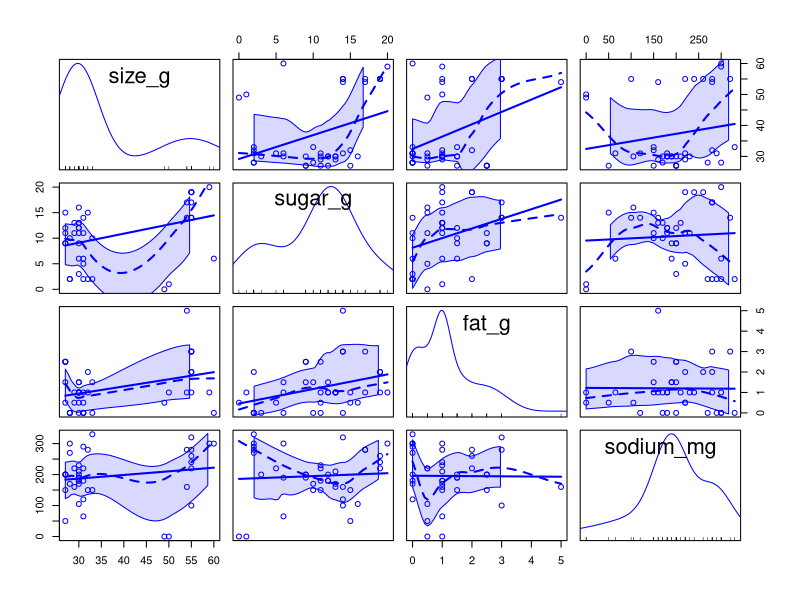
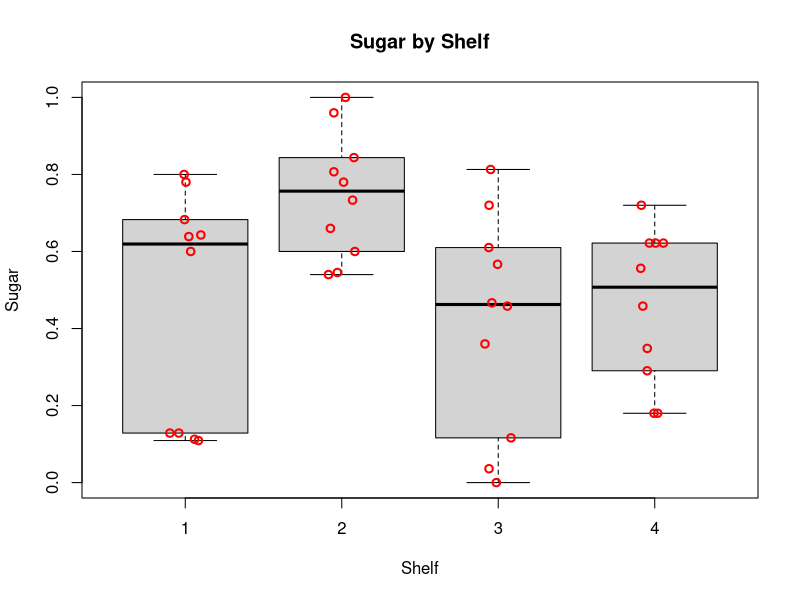
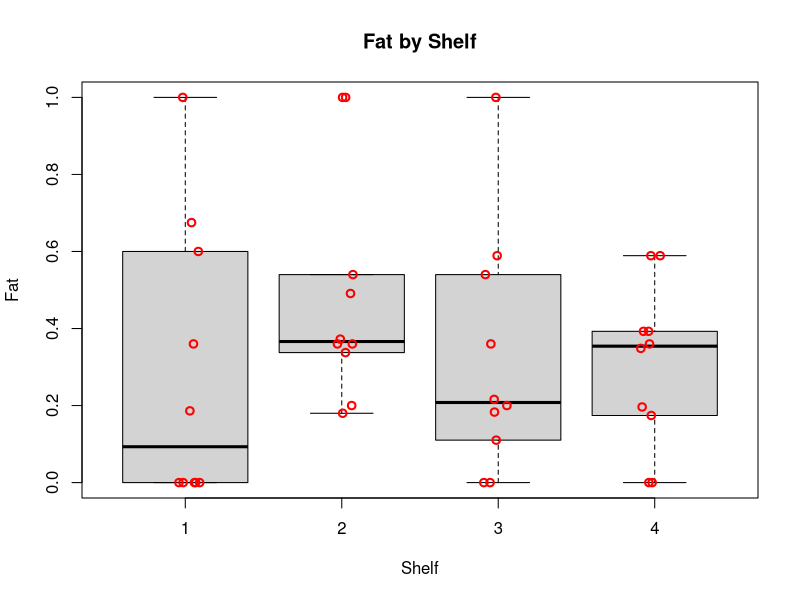
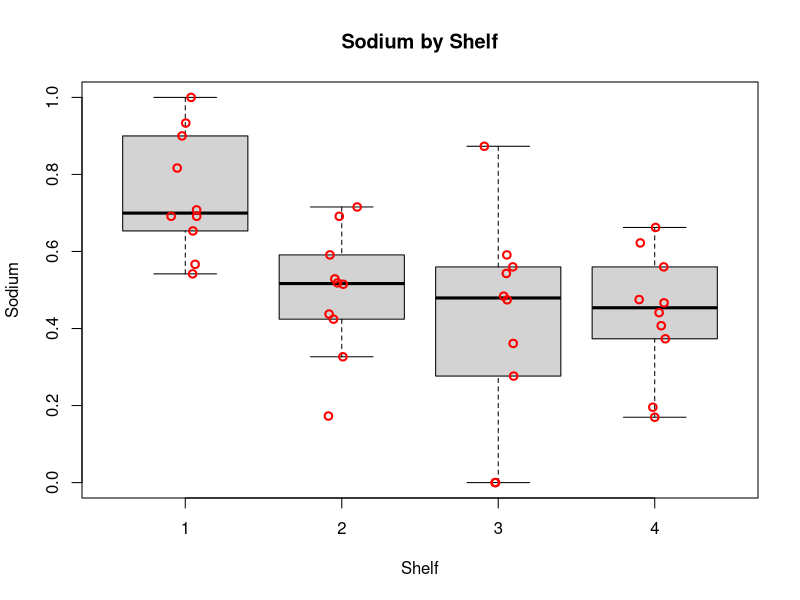
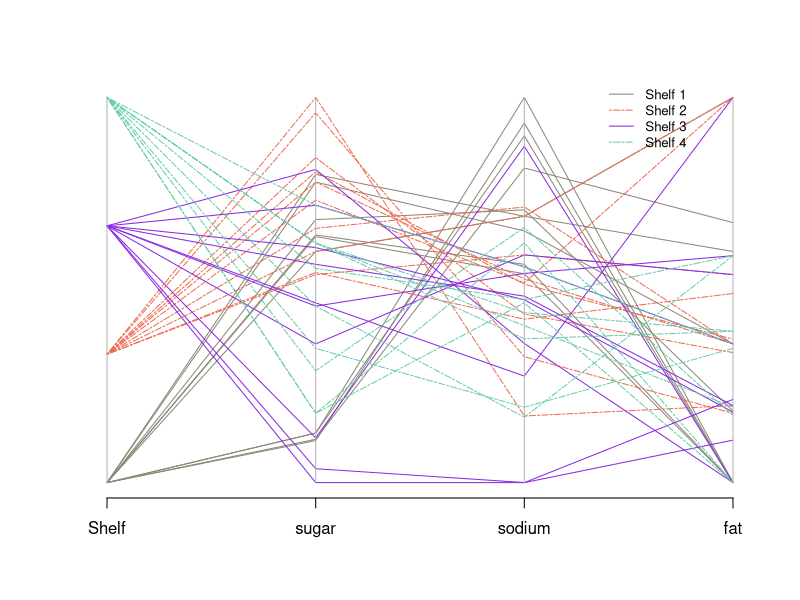
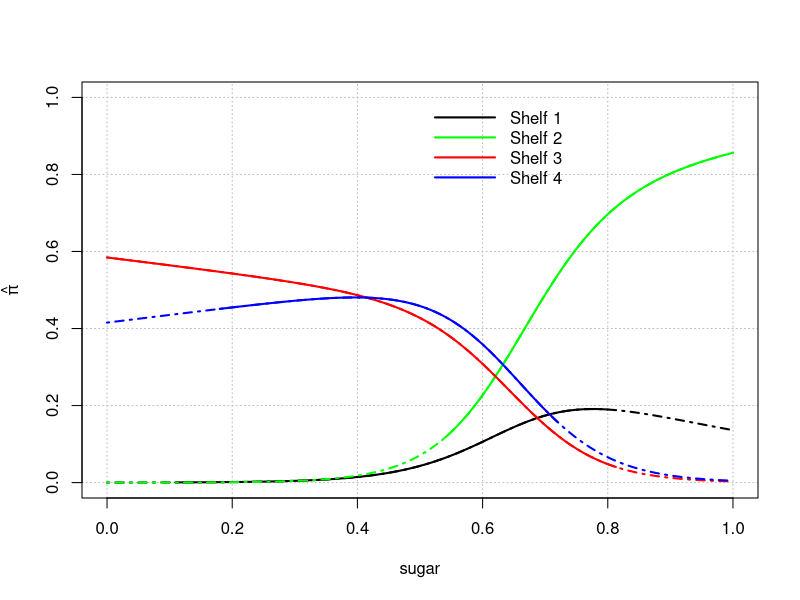

These figures' R source, in order:
## ---- chunk 1

#Load libraries and insert a function to tidy up the code when they are printed out
library(vcd)
library(nnet)
library(car)
library(Hmisc)
library(skimr)
library(MASS)

rm(list = ls())
library(knitr)
opts_chunk$set(tidy.opts=list(width.cutoff=60),tidy=TRUE)

## ---- chunk 2
cereal <- read.csv("cereal_dillons.csv")
str(cereal)
## ---- chunk 3
# Examine the data to check data validity before proceeding with the questions.
skim(cereal)
## ---- chunk 4
#suppress warnings
oldw <- getOption("warn")
options(warn = -1)
scatterplotMatrix(~ size_g + sugar_g + fat_g + sodium_mg, data = cereal)
#restore old warning level
options(warn = oldw)
## ---- chunk 5
# the formula is from textbook
standardize <- function(x) { (x - min(x)) / (max(x) - min(x))}
cereal2 <- data.frame(Shelf = cereal$Shelf, Cereal = cereal$Cereal, 
                      sugar = standardize(cereal$sugar_g / cereal$size_g), 
                      fat = standardize(cereal$fat_g / cereal$size_g), 
                      sodium = standardize(cereal$sodium / cereal$size_g))

head(cereal2)
## ---- chunk 6
# this code is from textbook
boxplot(formula = sugar ~ Shelf, data = cereal2, ylab = "Sugar", 
        xlab = "Shelf", main = "Sugar by Shelf", pars = list(outpch=NA))
stripchart(x = cereal2$sugar ~ cereal2$Shelf, lwd = 2, col = "red", 
           method = "jitter", vertical = TRUE, pch = 1, add = TRUE)

boxplot(formula = fat ~ Shelf, data = cereal2, ylab = "Fat", 
        xlab = "Shelf", main = "Fat by Shelf",pars = list(outpch=NA))
stripchart(x = cereal2$fat ~ cereal2$Shelf, lwd = 2, col = "red", 
           method = "jitter", vertical = TRUE, pch = 1, add = TRUE)

boxplot(formula = sodium ~ Shelf, data = cereal2, ylab = "Sodium", 
        xlab = "Shelf", main = "Sodium by Shelf", pars = list(outpch=NA))
stripchart(x = cereal2$sodium ~ cereal2$Shelf, lwd = 2, col = "red", 
           method = "jitter", vertical = TRUE, pch = 1, add = TRUE)

## ---- chunk 7
cereal3<-data.frame(cereal2[1], cereal2[3], cereal2[5], cereal2[4])

# Colors by condition:
cereal.colors<-ifelse(test = cereal2$Shelf==1, yes = "cornsilk4", 
                no = ifelse(test = cereal2$Shelf==2, yes = "coral2", 
                no = ifelse(test = cereal2$Shelf==3, yes = "blueviolet", no= "aquamarine3")))
# Line type by condition:
cereal.lty<-ifelse(test = cereal2$Shelf==1, yes = "solid", 
                no = ifelse(test = cereal2$Shelf==2, yes = "twodash", 
                no = ifelse(test = cereal2$Shelf==3, yes = "solid", no = "twodash")))

parcoord(x = cereal3, col = cereal.colors, lty = cereal.lty)  # Plot
legend(x = 3.35, y = 1.05, legend = c("Shelf 1", "Shelf 2", "Shelf 3", "Shelf 4"), lty = c("solid", "twodash", "solid", "twodash"),
  col=c("cornsilk4", "coral2", "blueviolet","aquamarine3"), cex=0.8, bty="n")
## ---- chunk 8
levels(as.factor(cereal2$Shelf))
mod1 <- multinom(as.factor(Shelf) ~ sugar + fat + sodium, data=cereal2)
summary(mod1)
Anova(mod1)
## ---- chunk 9
## Create expanded models including interaction terms between all pairs of explanatory variables and triple interaction between all 3.

modA <- multinom(as.factor(Shelf) ~ sugar + fat + sodium + sugar:fat, data = cereal2)
Anova(modA)

modB <- multinom(as.factor(Shelf) ~ sugar + fat + sodium + sugar:sodium, data = cereal2)
Anova(modB)

modC <- multinom(as.factor(Shelf) ~ sugar + fat + sodium + fat:sodium, data = cereal2)
Anova(modC)

modD <- multinom(as.factor(Shelf) ~ sugar + fat + sodium + fat:sodium:sugar, data = cereal2)
Anova(modD)

modE <- multinom(as.factor(Shelf) ~ sugar + fat + sodium + sugar:fat +
                   sugar:sodium + fat:sodium + fat:sodium:sugar, data = cereal2)
Anova(modE)
## ---- chunk 10
stand.new <- function(meas, serv_size, comparison) {( meas/serv_size - min(comparison)) / (max(comparison) - min(comparison))}

newdata <- data.frame(sugar = stand.new(12, 28, cereal$sugar_g/cereal$size_g), 
                      fat = stand.new(0.5, 28, cereal$fat_g/cereal$size_g),
                      sodium = stand.new(130, 28, cereal$sodium_mg/cereal$size_g))

round(predict(object = mod1, newdata = newdata, type = "probs", se.fit = TRUE),7)
## ---- chunk 11
beta.hat<-coefficients(mod1)
beta.hat
mean_fat <- mean(cereal2$fat)
mean_sodium <- mean(cereal2$sodium)


# Create plotting area first to make sure get the whole region with respect to x-axis
curve(expr = 1/(1 + exp(beta.hat[1,1] + beta.hat[1,2]*x) + exp(beta.hat[2,1] + beta.hat[2,2]*x)), ylab = expression(hat(pi)), xlab = "sugar",
  xlim = c(min(cereal2$sugar), max(cereal2$sugar)), ylim = c(0, 1), col = "black", lty = "solid", lwd = 2, n = 1000, type = "n",
  panel.first = grid(col = "gray", lty = "dotted"))

## Plot each pi_j
# Shelf1
curve(expr = 1/(1 + exp(beta.hat[1,1] + beta.hat[1,2]*x + beta.hat[1,3]*mean_fat + beta.hat[1,4]*mean_sodium)
                + exp(beta.hat[2,1] + beta.hat[2,2]*x + beta.hat[2,3]*mean_fat + beta.hat[2,4]*mean_sodium)
                + exp(beta.hat[3,1] + beta.hat[3,2]*x + beta.hat[3,3]*mean_fat + beta.hat[3,4]*mean_sodium)),
  col = "black", lty = "solid", lwd = 2, n = 1000, add = TRUE,
  xlim = c(min(cereal2$sugar[cereal2$Shelf == 1]), max(cereal2$sugar[cereal2$Shelf == 1])))

curve(expr = 1/(1 + exp(beta.hat[1,1] + beta.hat[1,2]*x + beta.hat[1,3]*mean_fat + beta.hat[1,4]*mean_sodium)
                + exp(beta.hat[2,1] + beta.hat[2,2]*x + beta.hat[2,3]*mean_fat + beta.hat[2,4]*mean_sodium)
                + exp(beta.hat[3,1] + beta.hat[3,2]*x + beta.hat[3,3]*mean_fat + beta.hat[3,4]*mean_sodium)),
  col = "black", lty = "dotdash", lwd = 2, n = 1000, add = TRUE,
  xlim = c(0,1))

# Shelf2
curve(expr = exp(beta.hat[1,1] + beta.hat[1,2]*x + beta.hat[1,3]*mean_fat + beta.hat[1,4]*mean_sodium)/
        (1 + exp(beta.hat[1,1] + beta.hat[1,2]*x + beta.hat[1,3]*mean_fat + beta.hat[1,4]*mean_sodium)
                + exp(beta.hat[2,1] + beta.hat[2,2]*x + beta.hat[2,3]*mean_fat + beta.hat[2,4]*mean_sodium)
                + exp(beta.hat[3,1] + beta.hat[3,2]*x + beta.hat[3,3]*mean_fat + beta.hat[3,4]*mean_sodium)), 
      col = "green", lty = "solid", lwd = 2, n = 1000, add = TRUE, 
      xlim = c(min(cereal2$sugar[cereal2$Shelf == 2]), max(cereal2$sugar[cereal2$Shelf == 2])))

curve(expr = exp(beta.hat[1,1] + beta.hat[1,2]*x + beta.hat[1,3]*mean_fat + beta.hat[1,4]*mean_sodium)/
        (1 + exp(beta.hat[1,1] + beta.hat[1,2]*x + beta.hat[1,3]*mean_fat + beta.hat[1,4]*mean_sodium)
                + exp(beta.hat[2,1] + beta.hat[2,2]*x + beta.hat[2,3]*mean_fat + beta.hat[2,4]*mean_sodium)
                + exp(beta.hat[3,1] + beta.hat[3,2]*x + beta.hat[3,3]*mean_fat + beta.hat[3,4]*mean_sodium)), 
      col = "green", lty = "dotdash", lwd = 2, n = 1000, add = TRUE, 
      xlim = c(0,1))

# Shelf3
curve(expr = exp(beta.hat[2,1] + beta.hat[2,2]*x + beta.hat[2,3]*mean_fat + beta.hat[2,4]*mean_sodium)/
        (1 + exp(beta.hat[1,1] + beta.hat[1,2]*x + beta.hat[1,3]*mean_fat + beta.hat[1,4]*mean_sodium)
                + exp(beta.hat[2,1] + beta.hat[2,2]*x + beta.hat[2,3]*mean_fat + beta.hat[2,4]*mean_sodium)
                + exp(beta.hat[3,1] + beta.hat[3,2]*x + beta.hat[3,3]*mean_fat + beta.hat[3,4]*mean_sodium)),
  col = "red", lty = "solid", lwd = 2, n = 1000, add = TRUE,
  xlim = c(min(cereal2$sugar[cereal2$Shelf == 3]), max(cereal2$sugar[cereal2$Shelf == 3])))

curve(expr = exp(beta.hat[2,1] + beta.hat[2,2]*x + beta.hat[2,3]*mean_fat + beta.hat[2,4]*mean_sodium)/
        (1 + exp(beta.hat[1,1] + beta.hat[1,2]*x + beta.hat[1,3]*mean_fat + beta.hat[1,4]*mean_sodium)
                + exp(beta.hat[2,1] + beta.hat[2,2]*x + beta.hat[2,3]*mean_fat + beta.hat[2,4]*mean_sodium)
                + exp(beta.hat[3,1] + beta.hat[3,2]*x + beta.hat[3,3]*mean_fat + beta.hat[3,4]*mean_sodium)),
  col = "red", lty = "dotdash", lwd = 2, n = 1000, add = TRUE,
  xlim = c(0,1))

# Shelf4
curve(expr = exp(beta.hat[3,1] + beta.hat[3,2]*x + beta.hat[3,3]*mean_fat + beta.hat[3,4]*mean_sodium)/
        (1 + exp(beta.hat[1,1] + beta.hat[1,2]*x + beta.hat[1,3]*mean_fat + beta.hat[1,4]*mean_sodium)
                + exp(beta.hat[2,1] + beta.hat[2,2]*x + beta.hat[2,3]*mean_fat + beta.hat[2,4]*mean_sodium)
                + exp(beta.hat[3,1] + beta.hat[3,2]*x + beta.hat[3,3]*mean_fat + beta.hat[3,4]*mean_sodium)),
  col = "blue", lty = "solid", lwd = 2, n = 1000, add = TRUE,
  xlim = c(min(cereal2$sugar[cereal2$Shelf == 4]), max(cereal2$sugar[cereal2$Shelf == 4])))   

curve(expr = exp(beta.hat[3,1] + beta.hat[3,2]*x + beta.hat[3,3]*mean_fat + beta.hat[3,4]*mean_sodium)/
        (1 + exp(beta.hat[1,1] + beta.hat[1,2]*x + beta.hat[1,3]*mean_fat + beta.hat[1,4]*mean_sodium)
                + exp(beta.hat[2,1] + beta.hat[2,2]*x + beta.hat[2,3]*mean_fat + beta.hat[2,4]*mean_sodium)
                + exp(beta.hat[3,1] + beta.hat[3,2]*x + beta.hat[3,3]*mean_fat + beta.hat[3,4]*mean_sodium)),
  col = "blue", lty = "dotdash", lwd = 2, n = 1000, add = TRUE,
  xlim = c(0,1))




legend(x = 0.5, y = 1.0, legend=c("Shelf 1", "Shelf 2", "Shelf 3", "Shelf 4"), 
       lty=c("solid","solid", "solid", "solid"),
  col=c("black","green","red", "blue"), bty="n", lwd = c(2,2,2), seg.len = 4)


## ---- chunk 12
sd.cereal<-apply(X=cereal2[, -c(2)], MARGIN = 2, FUN = sd)
c.value<-c(sd.cereal)[2:4]
# Estimated standard deviations for each explanatory variable
round(c.value,2)

conf.beta <- confint(object = mod1, level = 0.95)
ci.OR <- exp(c.value*conf.beta[2:4,1:2,])

#coefficients(mod1)
beta.hat2<-coefficients(mod1)[1,2:4]
beta.hat3<-coefficients(mod1)[2,2:4]
beta.hat4<-coefficients(mod1)[3,2:4]

# OR for j = 2 (Shelf 2 vs Shelf 1)
print("OR for j = 2 vs j = 1")
mid = exp(c.value*beta.hat2)
round(mid,4)
round(1/mid,4)
round(data.frame(low = ci.OR[,1,1], mid = mid, up = ci.OR[,2,1]),4)
# Significant variables
round(data.frame(low = 1/ci.OR[3,2,1], mid = 1/mid[3], up = 1/ci.OR[3,1,1]),4)

# OR for j = 3 (Shelf 3 vs Shelf 1)
print("OR for j = 3 vs j = 1")
mid = exp(c.value*beta.hat3)
round(mid,4)
round(1/mid,4)
round(data.frame(low = ci.OR[,1,2], mid = mid, up = ci.OR[,2,2]),4)
# Significant variables
round(data.frame(low = 1/ci.OR[c(1,3),2,2], mid = 1/mid[c(1,3)], up = 1/ci.OR[c(1,3),1,2]),4)

# OR for j = 4 (Shelf 4 vs Shelf 1)
print("OR for j = 3 vs j = 1")
mid = exp(c.value*beta.hat4)
round(mid,4)
round(1/mid,4)
round(data.frame(low = ci.OR[,1,3], mid = mid, up = ci.OR[,2,3]),4)
# Significant variables
round(data.frame(low = 1/ci.OR[c(1,3),2,3], mid = 1/mid[c(1,3)], up = 1/ci.OR[c(1,3),1,3]),4)

cereal2$new_shelf <- relevel(as.factor(cereal2$Shelf),"2")
mod.fit <- multinom(new_shelf ~ sugar + fat + sodium, data = cereal2)
conf.beta.new <- confint(object = mod.fit, level = 0.95)
ci.OR.new <- exp(c.value*conf.beta.new[2:4,1:2,])
beta.hat3.new<-coefficients(mod.fit)[2,2:4]
beta.hat4.new<-coefficients(mod.fit)[3,2:4]

# OR for j = 3 (Shelf 3 vs Shelf 2)
print("OR for j = 3 vs j = 2")
mid = exp(c.value*beta.hat3.new)
round(mid,4)
round(1/mid,4)
round(data.frame(low = ci.OR.new[,1,2], mid = mid, up = ci.OR.new[,2,2]),4)
# Significant variables
round(data.frame(low = 1/ci.OR.new[1,2,2], mid = 1/mid[1], up = 1/ci.OR.new[1,1,2]),4)

# OR for j = 4 (Shelf 4 vs Shelf 2)
print("OR for j = 4 vs j = 2")
mid = exp(c.value*beta.hat4.new)
round(mid,4)
round(1/mid,4)
round(data.frame(low = ci.OR.new[,1,3], mid = mid, up = ci.OR.new[,2,3]),2)
# Significant variables
round(data.frame(low = 1/ci.OR.new[1,2,3], mid = 1/mid[1], up = 1/ci.OR.new[1,1,3]),4)

cereal2$new_shelf <- relevel(as.factor(cereal2$Shelf),"3")
mod.fit <- multinom(new_shelf ~ sugar + fat + sodium, data = cereal2)
conf.beta.new <- confint(object = mod.fit, level = 0.95)
ci.OR.new <- exp(c.value*conf.beta.new[2:4,1:2,])
beta.hat4.new<-coefficients(mod.fit)[3,2:4]

# OR for j = 4 (Shelf 3 vs Shelf 3)
print("OR for j = 4 vs j = 3")
mid = exp(c.value*beta.hat4.new)
round(mid,4)
round(1/mid,4)
round(data.frame(low = ci.OR.new[,1,3], mid = mid, up = ci.OR.new[,2,3]),4)
